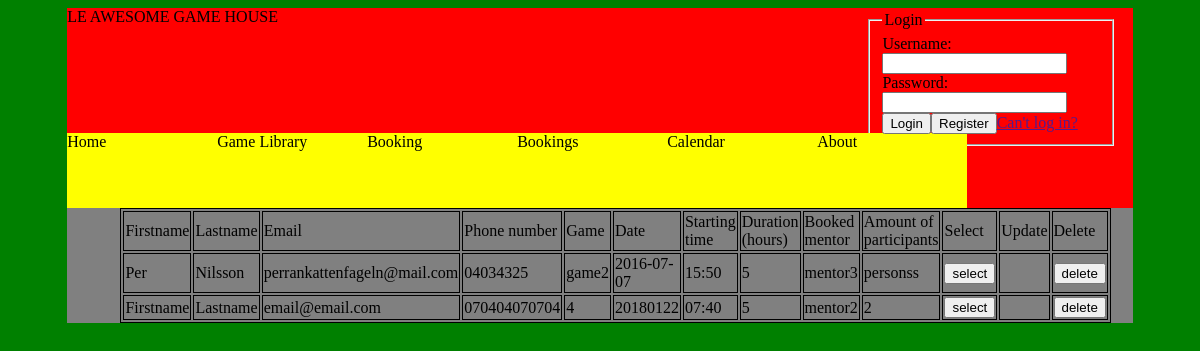
/?page=bookings, run on the app's committed database.
### tables this page shows
CREATE TABLE "Booking" ("pk" INTEGER PRIMARY KEY  AUTOINCREMENT  NOT NULL , "firstname" VARCHAR, "lastname" VARCHAR, "email" VARCHAR, "pnumber" VARCHAR, "game" VARCHAR, "date" DATETIME, "startingTime" DATETIME, "amountOfHours" INTEGER, "mentor" VARCHAR, "amountOfPeople" INTEGER);

### model.php (called while the page is built, shortened)
<?php
class Model{
    public $types = array("GameLibrarySearch", "games", "accounts", "review", "Game", "GameLibrary", "Booking", "Bookings", "registerAccount", "deleteBookings", "AllGames");
    function read($type, $id){
        if(in_array($type, $this->types)){
            $db = new PDO("sqlite:db/db.sqlite");
            try {
                $db = new PDO("sqlite:db/db.sqlite");
                $db->setAttribute(PDO::ATTR_ERRMODE, PDO::ERRMODE_EXCEPTION);
            } catch (PDOException $e) {
                echo "Failed to connect to the database using DSN:<br>$dsn<br>";
                throw $e;
            }
            switch($type){
                case "Bookings":
                $stmt = $db->prepare("SELECT * FROM Booking");
                $stmt->execute();
                $res = $stmt->fetchAll(PDO::FETCH_ASSOC);
                return $res;
                break;
            }
        } else{
            echo "**Invalid type in read**";
        }
    }
}
 ?>

### view.php (the view, shortened to what this page needs)
<?php
class InterfaceView{
    public function staticStuff(){
        echo "
        <!DOCTYPE html>
            <head>
                <title>title</title>
                <link rel='stylesheet' href='style.css'>
            </head>
        <body>
        <header>";
            echo "LE AWESOME GAME HOUSE";
            $loggedIn = true;
            echo "<div class='login'>";
                if(isset($_SESSION['username'])){
                    if($_SESSION['username'] != ""){
                        echo "Hello " . $_SESSION['username'];
                        echo "<form method='POST'>";
                            echo "<button name='logout' type='submit'>Logout</button>";
                        echo "</form>";
                    } else{
                        $loggedIn = false;
                    }
                } else{
                    $loggedIn = false;
                }
                if(!$loggedIn){
                    echo "<fieldset>";
                        echo "<legend>Login</legend>";
                        echo "<form method='POST'>";
                            echo "Username:";
                            echo "<input name='username' type='text'></input>";
                            echo "Password:";
                            echo "<input name='password' type='password'></input>";
                            echo "<button type='submit'>Login</button>";
                        echo "</form>";
                        echo "<form method='GET'><button type='submit' name='page' value='register'>Register</button></form>";
                        echo "<a href=''>Can't log in?</a>";
                    echo "</fieldset>";
                }
            echo "</div>
            <nav>";
         echo <<<EOT
            <div id="home" class="navButton">Home</div>
            <script type="text/javascript">
            document.getElementById("home").onclick = function () {
                location.href = "?page=home";
            };
            </script>
            <div id="gameLibrary" class="navButton">Game Library</div>
            <script type="text/javascript">
            document.getElementById("gameLibrary").onclick = function () {
                location.href = "?page=gameLibrary";
            };
            </script>
            <div id="booking" class="navButton">Booking</div>
            <script type="text/javascript">
            document.getElementById("booking").onclick = function () {
                location.href = "?page=booking";
            };
            </script>
            <div id="bookings" class="navButton">Bookings</div>
            <script type="text/javascript">
            document.getElementById("bookings").onclick = function () {
                location.href = "?page=bookings";
            };
            </script>
            <div id="calendar" class="navButton">Calendar</div>
            <script type="text/javascript">
            document.getElementById("calendar").onclick = function () {
                location.href = "?page=calendar";
            };
            </script>
            <div id="about" class="navButton">About</div>
            <script type="text/javascript">
            document.getElementById("about").onclick = function () {
                location.href = "?page=about";
            };
            </script>
EOT;
                echo "</nav>";
        echo "</header>";
    }
    function displayBookings($data){
        echo "<main>";
        echo "<table class='table'><tr><td>Firstname</td><td>Lastname</td><td>Email</td><td>Phone number</td><td>Game</td><td>Date</td><td>Starting time</td><td>Duration (hours)</td><td>Booked mentor</td><td>Amount of participants</td><td>Select</td><td>Update</td><td>Delete</td></tr>";
        foreach($data as $booking){
          if(isset($_POST['selected'])) {
            if($_POST['selected'] == $booking['pk']) {
              echo "<form method='post' name='updateBookings'>";
              echo "<tr><td><input type='text' name='firstname' value=" . $booking['firstname'] . "></input></td><td><input type='text' name='lastname' value=" . $booking['lastname'] . "></input></td><td><input type='text' name='email' value=" . $booking['email'] . "></input></td><td><input type='text' name='pnumber' value=" . $booking['pnumber'] . "></input></td><td><input type='text' name='game' value=" . $booking['game'] . "></input></td><td><input type='text' name='date' value=" . $booking['date'] . "></input></td><td><input type='text' name='startingTime' value=" . $booking['startingTime'] . "></input></td><td><input type='text' name='amountOfHours' value=" . $booking['amountOfHours'] . "></input></td><td><input type='text' name='mentor' value=" . $booking['mentor'] . "></input></td><td><input type='text' name='amountOfPeople' value=" . $booking['amountOfPeople'] . "></input></td>";
              echo "<td></td>";
              echo "<td><button type='submit' value=" . $booking['pk'] . " name='updateBookings'>update</button></td>";
              echo "<td><form method='post'><button type='submit' value=" . $booking['pk'] . " name='deleteBookings'>delete</button></form></td></tr>";
              echo "</form>";
            } else {
              echo "<tr><td>" . $booking['firstname'] . "</td><td>" . $booking['lastname'] . "</td><td>" . $booking['email'] . "</td><td>" . $booking['pnumber'] . "</td><td>" . $booking['game'] . "</td><td>" . $booking['date'] . "</td><td>" . $booking['startingTime'] . "</td><td>" . $booking['amountOfHours'] . "</td><td>" . $booking['mentor'] . "</td><td>" . $booking['amountOfPeople'] . "</td>";
              echo "<td><form method='post'><button type='submit' value=" . $booking['pk'] . " name='selected'>select</button></form></td>";
              echo "<td></td>";
              echo "<td><form method='post'><button type='submit' value=" . $booking['pk'] . " name='deleteBookings'>delete</button></form></td></tr>";
              echo "</tr>";
            }
        } else{
            echo "<tr><td>" . $booking['firstname'] . "</td><td>" . $booking['lastname'] . "</td><td>" . $booking['email'] . "</td><td>" . $booking['pnumber'] . "</td><td>" . $booking['game'] . "</td><td>" . $booking['date'] . "</td><td>" . $booking['startingTime'] . "</td><td>" . $booking['amountOfHours'] . "</td><td>" . $booking['mentor'] . "</td><td>" . $booking['amountOfPeople'] . "</td>";
            echo "<td><form method='post'><button type='submit' value=" . $booking['pk'] . " name='selected'>select</button></form></td>";
            echo "<td></td>";
            echo "<td><form method='post'><button type='submit' value=" . $booking['pk'] . " name='deleteBookings'>delete</button></form></td></tr>";
        }
        }
        echo "</main>";
    }
}
 ?>

### style.css (style rules this page uses)
body { background-color:green; min-height:100%; height:100%; }
header { background-color:red; width:90%; height:200px; margin-left:5%; }
nav { background-color:orange; width:900px; height:75px; margin-top:102px; }
.navButton { background-color:yellow; width:150px; height:75px; float:left; }
main { background-color:gray; width:90%; min-height:75px; margin-left:5%; }
.login { width:250px; height:10%; margin-top:-15px; margin-left:75%; }
form { display:inline; margin:0px; padding:0px; }
table, tr, td { background-color:gray; width:55%; min-height:75px; margin-left:5%; border: 1px solid black; }

### data on the page
booking: firstname "Per", lastname "Nilsson", email "perrankattenfageln@mail.com", pnumber "04034325", game "game2", date "2016-07-07", startingTime "15:50", amountOfHours "5", mentor "mentor3", amountOfPeople "personss", $booking['pk'] 7 (drawn)
booking: firstname "Firstname", lastname "Lastname", email "email@email.com", pnumber "070404070704", game "4", date "20180122", startingTime "07:40", amountOfHours "5", mentor "mentor2", amountOfPeople "2", $booking['pk'] 11 (drawn)
